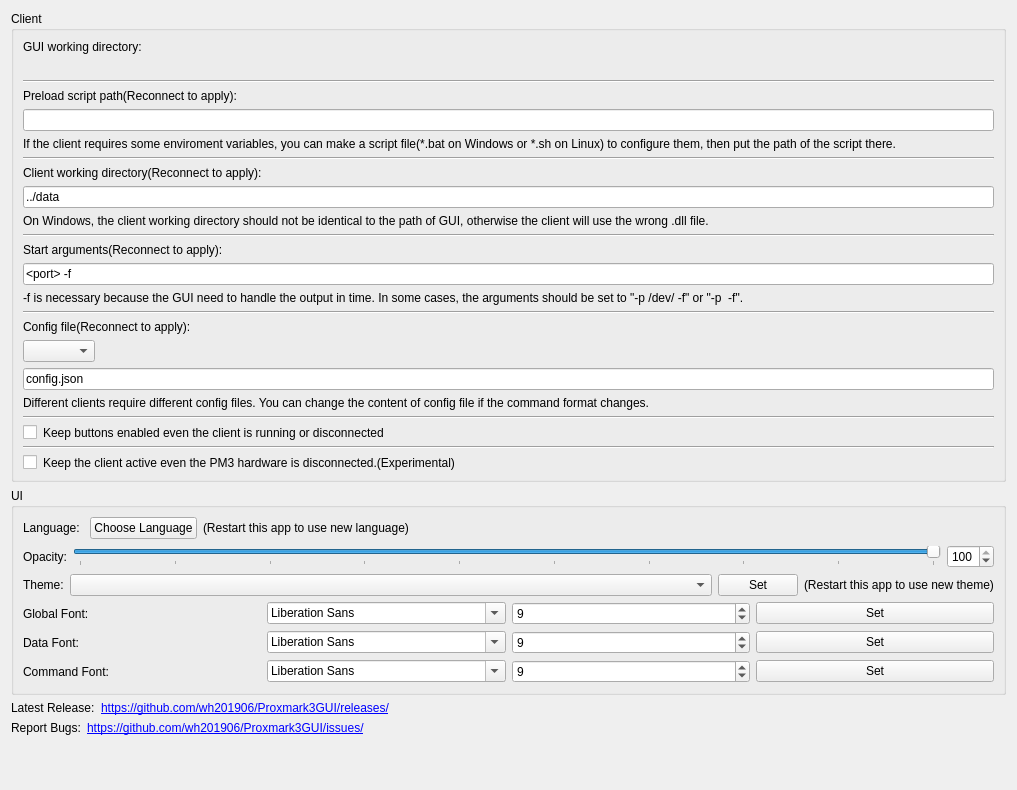
          <widget class="QWidget" name="Set_scrollAreaWidgetContents">
           <property name="geometry">
            <rect>
             <x>0</x>
             <y>0</y>
             <width>1017</width>
             <height>790</height>
            </rect>
           </property>
           <layout class="QHBoxLayout" name="horizontalLayout_36">
            <property name="spacing">
             <number>0</number>
            </property>
            <item>
             <layout class="QVBoxLayout" name="verticalLayout_12">
              <property name="spacing">
               <number>6</number>
              </property>
              <item>
               <widget class="QGroupBox" name="Set_clientGroupBox">
                <property name="title">
                 <string>Client</string>
                </property>
                <layout class="QVBoxLayout" name="verticalLayout_10">
                 <item>
                  <widget class="QLabel" name="label_65">
                   <property name="text">
                    <string>GUI working directory:</string>
                   </property>
                  </widget>
                 </item>
                 <item>
                  <widget class="QLabel" name="Set_Client_GUIWorkingDirLabel">
                   <property name="textInteractionFlags">
                    <set>Qt::LinksAccessibleByMouse|Qt::TextSelectableByMouse</set>
                   </property>
                  </widget>
                 </item>
                 <item>
                  <widget class="Line" name="line_9">
                   <property name="orientation">
                    <enum>Qt::Horizontal</enum>
                   </property>
                  </widget>
                 </item>
                 <item>
                  <widget class="QLabel" name="label_11">
                   <property name="text">
                    <string>Preload script path(Reconnect to apply):</string>
                   </property>
                  </widget>
                 </item>
                 <item>
                  <widget class="QLineEdit" name="Set_Client_envScriptEdit">
                   <property name="text">
                    <string/>
                   </property>
                  </widget>
                 </item>
                 <item>
                  <widget class="QLabel" name="label_13">
                   <property name="text">
                    <string>If the client requires some enviroment variables, you can make a script file(*.bat on Windows or *.sh on Linux) to configure them, then put the path of the script there.</string>
                   </property>
                   <property name="wordWrap">
                    <bool>true</bool>
                   </property>
                  </widget>
                 </item>
                 <item>
                  <widget class="Line" name="line_4">
                   <property name="orientation">
                    <enum>Qt::Horizontal</enum>
                   </property>
                  </widget>
                 </item>
                 <item>
                  <widget class="QLabel" name="label_19">
                   <property name="text">
                    <string>Client working directory(Reconnect to apply):</string>
                   </property>
                  </widget>
                 </item>
                 <item>
                  <widget class="QLineEdit" name="Set_Client_workingDirEdit">
                   <property name="text">
                    <string>../data</string>
                   </property>
                  </widget>
                 </item>
                 <item>
                  <widget class="QLabel" name="label_20">
                   <property name="text">
                    <string>On Windows, the client working directory should not be identical to the path of GUI, otherwise the client will use the wrong .dll file.</string>
                   </property>
                   <property name="wordWrap">
                    <bool>true</bool>
                   </property>
                  </widget>
                 </item>
                 <item>
                  <widget class="Line" name="line">
                   <property name="orientation">
                    <enum>Qt::Horizontal</enum>
                   </property>
                  </widget>
                 </item>
                 <item>
                  <widget class="QLabel" name="label_12">
                   <property name="text">
                    <string>Start arguments(Reconnect to apply):</string>
                   </property>
                  </widget>
                 </item>
                 <item>
                  <widget class="QLineEdit" name="Set_Client_startArgsEdit">
                   <property name="text">
                    <string>&lt;port&gt; -f</string>
                   </property>
                  </widget>
                 </item>
                 <item>
                  <widget class="QLabel" name="label_14">
                   <property name="text">
                    <string>-f is necessary because the GUI need to handle the output in time. In some cases, the arguments should be set to &quot;-p /dev/&lt;port&gt; -f&quot; or &quot;-p &lt;port&gt; -f&quot;.</string>
                   </property>
                   <property name="wordWrap">
                    <bool>true</bool>
                   </property>
                  </widget>
                 </item>
                 <item>
                  <widget class="Line" name="line_2">
                   <property name="orientation">
                    <enum>Qt::Horizontal</enum>
                   </property>
                  </widget>
                 </item>
                 <item>
                  <widget class="QLabel" name="label_63">
                   <property name="text">
                    <string>Config file(Reconnect to apply):</string>
                   </property>
                  </widget>
                 </item>
                 <item>
                  <layout class="QHBoxLayout" name="horizontalLayout_15">
                   <item>
                    <widget class="QComboBox" name="Set_Client_configFileBox">
                     <property name="sizeAdjustPolicy">
                      <enum>QComboBox::AdjustToContents</enum>
                     </property>
                    </widget>
                   </item>
                   <item>
                    <spacer name="horizontalSpacer_13">
                     <property name="orientation">
                      <enum>Qt::Horizontal</enum>
                     </property>
                     <property name="sizeHint" stdset="0">
                      <size>
                       <width>40</width>
                       <height>20</height>
                      </size>
                     </property>
                    </spacer>
                   </item>
                  </layout>
                 </item>
                 <item>
                  <widget class="QLineEdit" name="Set_Client_configPathEdit">
                   <property name="text">
                    <string>config.json</string>
                   </property>
                  </widget>
                 </item>
                 <item>
                  <widget class="QLabel" name="label_64">
                   <property name="text">
                    <string>Different clients require different config files. You can change the content of config file if the command format changes.</string>
                   </property>
                   <property name="wordWrap">
                    <bool>true</bool>
                   </property>
                  </widget>
                 </item>
                 <item>
                  <widget class="Line" name="line_8">
                   <property name="orientation">
                    <enum>Qt::Horizontal</enum>
                   </property>
                  </widget>
                 </item>
                 <item>
                  <layout class="QHBoxLayout" name="horizontalLayout_16">
                   <item>
                    <widget class="QCheckBox" name="Set_Client_forceEnabledBox">
                     <property name="sizePolicy">
                      <sizepolicy hsizetype="Minimum" vsizetype="Fixed">
                       <horstretch>0</horstretch>
                       <verstretch>0</verstretch>
                      </sizepolicy>
                     </property>
                     <property name="minimumSize">
                      <size>
                       <width>0</width>
                       <height>0</height>
                      </size>
                     </property>
                     <property name="text">
                      <string/>
                     </property>
                    </widget>
                   </item>
                   <item>
                    <widget class="QLabel" name="label_15">
                     <property name="sizePolicy">
                      <sizepolicy hsizetype="Expanding" vsizetype="Preferred">
                       <horstretch>0</horstretch>
                       <verstretch>0</verstretch>
                      </sizepolicy>
                     </property>
                     <property name="text">
                      <string>Keep buttons enabled even the client is running or disconnected</string>
                     </property>
                     <property name="wordWrap">
                      <bool>true</bool>
                     </property>
                    </widget>
                   </item>
                  </layout>
                 </item>
                 <item>
                  <widget class="Line" name="line_3">
                   <property name="orientation">
                    <enum>Qt::Horizontal</enum>
                   </property>
                  </widget>
                 </item>
                 <item>
                  <layout class="QHBoxLayout" name="horizontalLayout_18">
                   <item>
                    <widget class="QCheckBox" name="Set_Client_keepClientActiveBox">
                     <property name="sizePolicy">
                      <sizepolicy hsizetype="Minimum" vsizetype="Fixed">
                       <horstretch>0</horstretch>
                       <verstretch>0</verstretch>
                      </sizepolicy>
                     </property>
                     <property name="minimumSize">
                      <size>
                       <width>0</width>
                       <height>0</height>
                      </size>
                     </property>
                     <property name="text">
                      <string/>
                     </property>
                    </widget>
                   </item>
                   <item>
                    <widget class="QLabel" name="label_21">
                     <property name="sizePolicy">
                      <sizepolicy hsizetype="Expanding" vsizetype="Preferred">
                       <horstretch>0</horstretch>
                       <verstretch>0</verstretch>
                      </sizepolicy>
                     </property>
                     <property name="text">
                      <string>Keep the client active even the PM3 hardware is disconnected.(Experimental)</string>
                     </property>
                     <property name="wordWrap">
                      <bool>true</bool>
                     </property>
                    </widget>
                   </item>
                  </layout>
                 </item>
                </layout>
               </widget>
              </item>
              <item>
               <widget class="QGroupBox" name="groupBox_2">
                <property name="title">
                 <string>UI</string>
                </property>
                <layout class="QVBoxLayout" name="verticalLayout_11">
                 <item>
                  <layout class="QHBoxLayout" name="horizontalLayout_17">
                   <item>
                    <widget class="QLabel" name="label_16">
                     <property name="text">
                      <string>Language: </string>
                     </property>
                    </widget>
                   </item>
                   <item>
                    <widget class="QPushButton" name="Set_UI_setLanguageButton">
                     <property name="text">
                      <string>Choose Language</string>
                     </property>
                    </widget>
                   </item>
                   <item>
                    <widget class="QLabel" name="label_17">
                     <property name="text">
                      <string>(Restart this app to use new language)</string>
                     </property>
                    </widget>
                   </item>
                   <item>
                    <spacer name="horizontalSpacer_9">
                     <property name="orientation">
                      <enum>Qt::Horizontal</enum>
                     </property>
                     <property name="sizeHint" stdset="0">
                      <size>
                       <width>0</width>
                       <height>0</height>
                      </size>
                     </property>
                    </spacer>
                   </item>
                  </layout>
                 </item>
                 <item>
                  <widget class="QWidget" name="opacityWidget" native="true">
                   <layout class="QHBoxLayout" name="horizontalLayout_31">
                    <property name="leftMargin">
                     <number>0</number>
                    </property>
                    <property name="topMargin">
                     <number>0</number>
                    </property>
                    <property name="rightMargin">
                     <number>0</number>
                    </property>
                    <property name="bottomMargin">
                     <number>0</number>
                    </property>
                    <item>
                     <widget class="QLabel" name="label_70">
                      <property name="text">
                       <string>Opacity:</string>
                      </property>
                     </widget>
                    </item>
                    <item>
                     <widget class="QSlider" name="Set_UI_Opacity_slider">
                      <property name="minimum">
                       <number>10</number>
                      </property>
                      <property name="maximum">
                       <number>100</number>
                      </property>
                      <property name="value">
                       <number>100</number>
                      </property>
                      <property name="orientation">
                       <enum>Qt::Horizontal</enum>
                      </property>
                      <property name="tickPosition">
                       <enum>QSlider::TicksBelow</enum>
                      </property>
                     </widget>
                    </item>
                    <item>
                     <widget class="QSpinBox" name="Set_UI_Opacity_Box">
                      <property name="minimum">
                       <number>10</number>
                      </property>
                      <property name="maximum">
                       <number>100</number>
                      </property>
                      <property name="value">
                       <number>100</number>
                      </property>
                     </widget>
                    </item>
                   </layout>
                  </widget>
                 </item>
                 <item>
                  <layout class="QHBoxLayout" name="horizontalLayout_32">
                   <item>
                    <widget class="QLabel" name="label_71">
                     <property name="text">
                      <string>Theme:</string>
                     </property>
                    </widget>
                   </item>
                   <item>
                    <widget class="QComboBox" name="Set_UI_Theme_nameBox">
                     <property name="sizePolicy">
                      <sizepolicy hsizetype="Expanding" vsizetype="Fixed">
                       <horstretch>0</horstretch>
                       <verstretch>0</verstretch>
                      </sizepolicy>
                     </property>
                    </widget>
                   </item>
                   <item>
                    <widget class="QPushButton" name="Set_UI_Theme_setButton">
                     <property name="text">
                      <string>Set</string>
                     </property>
                    </widget>
                   </item>
                   <item>
                    <widget class="QLabel" name="label_17">
                     <property name="text">
                      <string>(Restart this app to use new theme)</string>
                     </property>
                    </widget>
                   </item>
                  </layout>
                 </item>
                 <item>
                  <layout class="QHBoxLayout" name="horizontalLayout_33">
                   <item>
                    <widget class="QLabel" name="label_72">
                     <property name="text">
                      <string>Global Font:</string>
                     </property>
                    </widget>
                   </item>
                   <item>
                    <widget class="QFontComboBox" name="Set_UI_Font_nameBox"/>
                   </item>
                   <item>
                    <widget class="QSpinBox" name="Set_UI_Font_sizeBox">
                     <property name="minimum">
                      <number>1</number>
                     </property>
                     <property name="maximum">
                      <number>65535</number>
                     </property>
                     <property name="value">
                      <number>9</number>
                     </property>
                    </widget>
                   </item>
                   <item>
                    <widget class="QPushButton" name="Set_UI_Font_setButton">
                     <property name="text">
                      <string>Set</string>
                     </property>
                    </widget>
                   </item>
                  </layout>
                 </item>
                 <item>
                  <layout class="QHBoxLayout" name="horizontalLayout_34">
                   <item>
                    <widget class="QLabel" name="label_73">
                     <property name="text">
                      <string>Data Font:</string>
                     </property>
                    </widget>
                   </item>
                   <item>
                    <widget class="QFontComboBox" name="Set_UI_DataFont_nameBox"/>
                   </item>
                   <item>
                    <widget class="QSpinBox" name="Set_UI_DataFont_sizeBox">
                     <property name="minimum">
                      <number>1</number>
                     </property>
                     <property name="maximum">
                      <number>65535</number>
                     </property>
                     <property name="value">
                      <number>9</number>
                     </property>
                    </widget>
                   </item>
                   <item>
                    <widget class="QPushButton" name="Set_UI_DataFont_setButton">
                     <property name="text">
                      <string>Set</string>
                     </property>
                    </widget>
                   </item>
                  </layout>
                 </item>
                 <item>
                  <layout class="QHBoxLayout" name="horizontalLayout_35">
                   <item>
                    <widget class="QLabel" name="label_74">
                     <property name="text">
                      <string>Command Font:</string>
                     </property>
                    </widget>
                   </item>
                   <item>
                    <widget class="QFontComboBox" name="Set_UI_CMDFont_nameBox"/>
                   </item>
                   <item>
                    <widget class="QSpinBox" name="Set_UI_CMDFont_sizeBox">
                     <property name="minimum">
                      <number>1</number>
                     </property>
                     <property name="maximum">
                      <number>65535</number>
                     </property>
                     <property name="value">
                      <number>9</number>
                     </property>
                    </widget>
                   </item>
                   <item>
                    <widget class="QPushButton" name="Set_UI_CMDFont_setButton">
                     <property name="text">
                      <string>Set</string>
                     </property>
                    </widget>
                   </item>
                  </layout>
                 </item>
                </layout>
               </widget>
              </item>
              <item>
               <layout class="QHBoxLayout" name="horizontalLayout_29">
                <item>
                 <widget class="QLabel" name="label_66">
                  <property name="text">
                   <string>Latest Release:</string>
                  </property>
                 </widget>
                </item>
                <item>
                 <widget class="QLabel" name="label_67">
                  <property name="sizePolicy">
                   <sizepolicy hsizetype="Expanding" vsizetype="Preferred">
                    <horstretch>0</horstretch>
                    <verstretch>0</verstretch>
                   </sizepolicy>
                  </property>
                  <property name="text">
                   <string>&lt;html&gt;&lt;head/&gt;&lt;body&gt;&lt;p&gt;&lt;a href=&quot;https://github.com/wh201906/Proxmark3GUI/releases/&quot;&gt;&lt;span style=&quot; text-decoration: underline; color:#0000ff;&quot;&gt;https://github.com/wh201906/Proxmark3GUI/releases/&lt;/span&gt;&lt;/a&gt;&lt;/p&gt;&lt;/body&gt;&lt;/html&gt;</string>
                  </property>
                  <property name="openExternalLinks">
                   <bool>true</bool>
                  </property>
                  <property name="textInteractionFlags">
                   <set>Qt::TextBrowserInteraction</set>
                  </property>
                 </widget>
                </item>
               </layout>
              </item>
              <item>
               <layout class="QHBoxLayout" name="horizontalLayout_30">
                <item>
                 <widget class="QLabel" name="label_68">
                  <property name="text">
                   <string>Report Bugs:</string>
                  </property>
                 </widget>
                </item>
                <item>
                 <widget class="QLabel" name="label_69">
                  <property name="sizePolicy">
                   <sizepolicy hsizetype="Expanding" vsizetype="Preferred">
                    <horstretch>0</horstretch>
                    <verstretch>0</verstretch>
                   </sizepolicy>
                  </property>
                  <property name="text">
                   <string>&lt;html&gt;&lt;head/&gt;&lt;body&gt;&lt;p&gt;&lt;a href=&quot;https://github.com/wh201906/Proxmark3GUI/issues/&quot;&gt;&lt;span style=&quot; text-decoration: underline; color:#0000ff;&quot;&gt;https://github.com/wh201906/Proxmark3GUI/issues/&lt;/span&gt;&lt;/a&gt;&lt;/p&gt;&lt;/body&gt;&lt;/html&gt;</string>
                  </property>
                  <property name="openExternalLinks">
                   <bool>true</bool>
                  </property>
                  <property name="textInteractionFlags">
                   <set>Qt::TextBrowserInteraction</set>
                  </property>
                 </widget>
                </item>
               </layout>
              </item>
              <item>
               <spacer name="verticalSpacer_5">
                <property name="orientation">
                 <enum>Qt::Vertical</enum>
                </property>
                <property name="sizeHint" stdset="0">
                 <size>
                  <width>0</width>
                  <height>0</height>
                 </size>
                </property>
               </spacer>
              </item>
             </layout>
            </item>
            <item>
             <spacer name="horizontalSpacer_10">
              <property name="orientation">
               <enum>Qt::Horizontal</enum>
              </property>
              <property name="sizeType">
               <enum>QSizePolicy::Minimum</enum>
              </property>
              <property name="sizeHint" stdset="0">
               <size>
                <width>0</width>
                <height>0</height>
               </size>
              </property>
             </spacer>
            </item>
           </layout>
          </widget>
